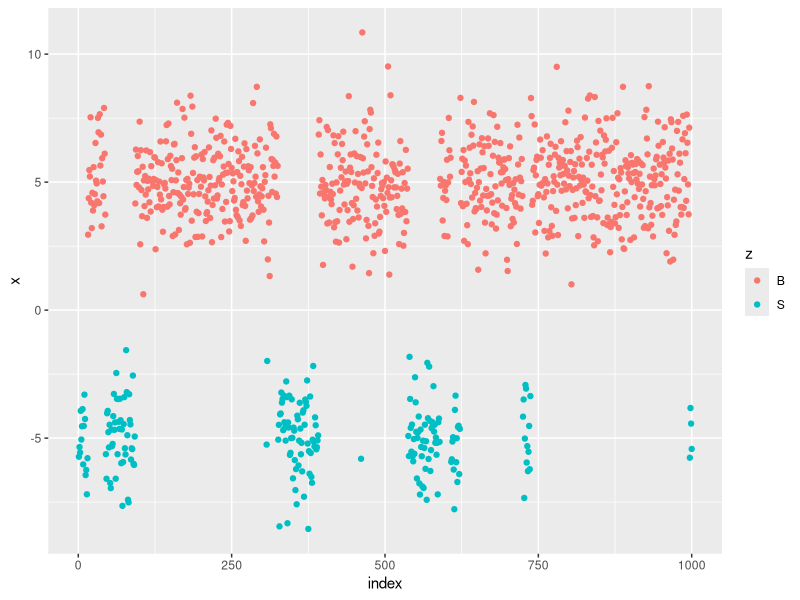

Recreate this plot in R.
## ---- chunk 1
library(expm)
library(ggplot2)
library(matrixStats)
## ---- chunk 2
# transition matrix, rows sum to one
transition<-matrix(c(.99,.05,.01,.95),nrow=2) #premultiply by indicator to get new vals
stationary_dist<-eigen(t(transition))$vectors[,1]
stationary_dist/sum(stationary_dist)
transition%^%100
#reveals stationary distribution is c(.83,.17)
categs<-c("B","S")
rownames(transition)<-colnames(transition)<-categs
L<-nrow(transition) #2
Tmax<-1000
#z<-matrix(0,nrow=L,ncol=Tmax) #each column is indicator of true state
# if z[,t] = c(1,0) this means "B"
# if z[,t] = c(0,1) this means "S"
#z[,1]<-c(0,1)
z<-rep(NA,Tmax)
z[1]<-"S"
for(t in 2:Tmax){
  z[t]<-sample(categs,1,prob=transition[z[t-1],])
}
table(z)/Tmax #should resemble stationary distribution
mu_vals_map<-list(B=5,S=-5)
x<-sapply(z,function(q){rnorm(1,mean=mu_vals_map[[q]],sd=sqrt(2))})
plotdat<-data.frame(index=1:Tmax,x=x,z=z)
ggplot(data=plotdat)+geom_point(aes(x=index,y=x,colour=z))
## ---- chunk 3
# original transition[i,j] is P(z_{t+1}=j|z_t=i) (standard form)
# in Murphy book this is called Psi
tlps<-log(t(transition)) 
#now tlps[i,j] is log P(z_{t+1}=i|z_t=j)
#taking transpose facilitates R's vector*matrix recycling
#compute all emission log-probabilities
elps<-vapply(categs,function(q){dnorm(x,mean=mu_vals_map[[q]],sd=sqrt(2),log=TRUE)},FUN.VALUE=rep(0.0,Tmax))
# prev. line is a Tmax by L matrix
# each row is one time step.
# values are on the log-scale
# compute backward messages
msg_b<-matrix(NA,nrow=Tmax,ncol=L)
colnames(msg_b)<-categs
msg_b[Tmax,]<-0 #messages on log-scale
for(t in Tmax:2){
  #below formula modified from Murphy p. 611, underflowed/failed
  #msg_b[(t-1),]<-transition %*% (exp(elps[t,])*msg_b[t,])
  # more stable? log-scale version, also underflowed
  # msg_b[(t-1),]<-transition %*% exp(elps[t,]+log(msg_b[t,]))
  # even more stable approach, use logsumexp function
  msg_b[(t-1),]<-colLogSumExps(msg_b[t,]+elps[t,]+tlps)
  #note the use of vector recycling!!
  # msg_b[t,] is 2x1, elps[t,] is 2x1, tlps is 2x2!!
}
